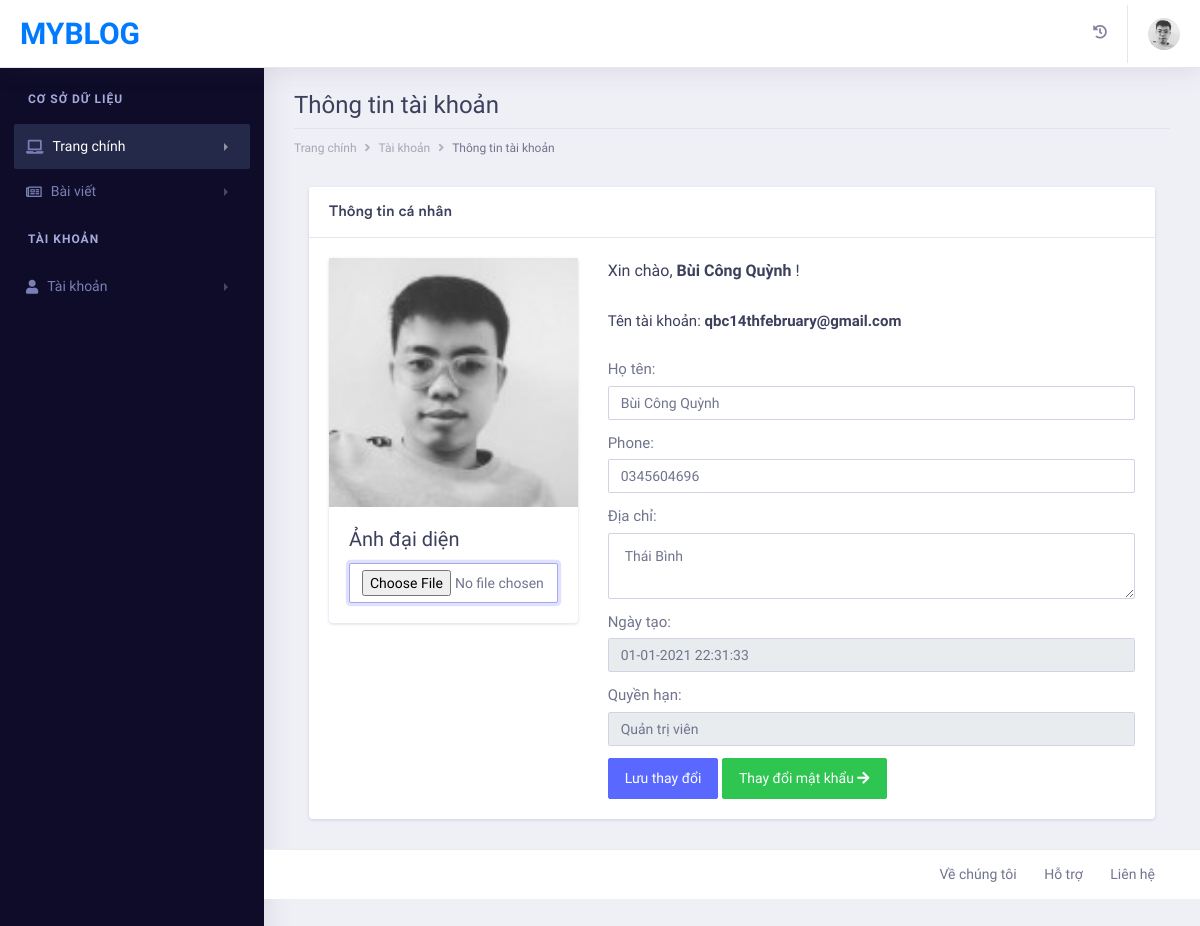
The page /admin/pages/account-info.php (signed in) on the database its author committed.
### tables this page shows
CREATE TABLE `account` (
  `id_acc` int(11) NOT NULL,
  `name` varchar(255) NOT NULL,
  `email` varchar(255) NOT NULL,
  `password` varchar(255) NOT NULL,
  `phone` varchar(50) NOT NULL,
  `address` varchar(255) NOT NULL,
  `image` varchar(255) NOT NULL,
  `date_create` datetime NOT NULL,
  `level` tinyint(1) NOT NULL
);

### admin/pages/account-info.php (the view, shortened to what this page needs)
<?php
    if(isset($_SESSION['user']) && isset($_SESSION['level']))
    {
        include('includes/header.php');
        include('includes/navbar.php');
        include('includes/left-sidebar.php');
        $level_check = $_SESSION['level'];
        $user = "SELECT * FROM account WHERE email = '$email'";
        $rs_user = mysqli_query($conn, $user);
        $row_user = mysqli_fetch_array($rs_user);
        $old_image = $row_user['image'];
?>
<body>
        <div class="dashboard-wrapper">
            <div class="dashboard-ecommerce">
                <div class="container-fluid dashboard-content " >
                    <div class="row">
                        <div class="col-xl-12 col-lg-12 col-md-12 col-sm-12 col-12">
                            <div class="page-header" >
                                <h2 class="pageheader-title" style="font-family: 'Roboto Condensed', sans-serif;">Thông tin tài khoản</h2>
                                <div class="page-breadcrumb">
                                    <nav aria-label="breadcrumb">
                                        <ol class="breadcrumb">
                                            <li class="breadcrumb-item"><a href="index.php" class="breadcrumb-link">Trang chính</a></li>
                                            <li class="breadcrumb-item"><a href="account.php" class="breadcrumb-link">Tài khoản</a></li>
                                            <li class="breadcrumb-item active" aria-current="page">Thông tin tài khoản</li>
                                        </ol>
                                    </nav>
                                </div>
                            </div>
                        </div>
                    </div>
                    <div class="ecommerce-widget">
                        <div class="col-xl-12 col-lg-12 col-md-6 col-sm-12 col-12">
                            <div class="card">
                                <h5 class="card-header">Thông tin cá nhân</h5>
                                <div class="card-body">
                                    <div class="row">
                                        <div class="col-lg-4 col-sm-12 col-xs-12">
                                            <form method="POST" enctype="multipart/form-data">
                                            <div class="card">
                                                <img class="img-fluid" src="public/images/avatars/<?php echo $old_image; ?>" alt="Card image cap">
                                                <div class="card-body">
                                                    <h3 class="card-title" style="font-family: 'Roboto Condensed', sans-serif;">Ảnh đại diện</h3>
                                                    <input type="file" name="image" class="form-control">
                                                </div>
                                            </div>
                                        </div>
                                        <div class="col-lg-8 col-sm-12 col-xs-12">
                                            <h4 class="mb-4" style="font-family: 'Roboto Condensed', sans-serif;">Xin chào, <strong> <?php echo $row_user['name']; ?> </strong>!</h4>
                                            <h5 class="mb-4" style="font-family: 'Roboto Condensed', sans-serif;">Tên tài khoản: <strong> <?php echo $row_user['email']; ?> </strong></h5>
                                                <div class="form-group">
                                                    <label>Họ tên:</label>
                                                    <input type="text" name="name" class="form-control" value="<?php echo $row_user['name']; ?>">
                                                </div>
                                                <div class="form-group">
                                                    <label>Phone:</label>
                                                    <input type="text" name="phone" class="form-control" value="<?php echo $row_user['phone']; ?>">
                                                </div>
                                                <div class="form-group">
                                                    <label>Địa chỉ:</label>
                                                    <textarea class="form-control" name="address"><?php echo $row_user['address']; ?></textarea>
                                                </div>
                                                <div class="form-group">
                                                    <label>Ngày tạo:</label>
                                                    <input type="text" name="date_create" class="form-control"
                                                    value="<?php
                                                        $date = date_create($row_user['date_create']);
                                                        echo date_format($date, "d-m-Y H:i:s");
                                                    ?>"
                                                    disabled>
                                                </div>
                                                <div class="form-group">
                                                    <label>Quyền hạn: </label>
                                                    <input type="text" name="level" class="form-control"
                                                    value="<?php if($level_check == 1)
                                                        {
                                                            echo 'Quản trị viên';
                                                        }
                                                        else
                                                        {
                                                            echo 'Nhân viên';
                                                        }
                                                    ?>" disabled>
                                                </div>
                                                <button type="submit" class="btn btn-primary" name="save">Lưu thay đổi</button>
                                                <a class="btn btn-success" href="change-password.php" role="button">Thay đổi mật khẩu <i class="fas fa-arrow-right"></i></a>
                                        </div>
                                    </div>
                                </div>
                            </div>
                        </div>
                    </div>
                </div>
            </div>
<?php
        include('includes/footer.php');
    }
    else
    {
        echo "<script> location.href='login.php'; </script>";
    }
?>

### admin/pages/includes/navbar.php (shortened to what this page needs)
<?php
    if(isset($_SESSION['user']) && isset($_SESSION['level']))
    {
        $email = $_SESSION['user'];
        $user = "SELECT image, name FROM account WHERE email = '$email'";
        $rs_user = mysqli_query($conn, $user);
        $row_user = mysqli_fetch_array($rs_user);
        $avatar = $row_user['image'];
    }
?>
    <div class="dashboard-main-wrapper">
        <div class="dashboard-header">
            <nav class="navbar navbar-expand-lg bg-white fixed-top">
                <a class="navbar-brand" href="index.php">MYBLOG</a>
                <div class="collapse navbar-collapse " id="navbarSupportedContent">
                    <ul class="navbar-nav ml-auto navbar-right-top">
                        <li class="nav-item dropdown notification">
                            <a class="nav-link nav-icons" href="#" id="navbarDropdownMenuLink1" data-toggle="dropdown" aria-haspopup="true" aria-expanded="false"><i class="fas fa-history"></i></a>
                        </li>
                        <li class="nav-item dropdown nav-user">
                            <a class="nav-link nav-user-img" href="#" id="navbarDropdownMenuLink2" data-toggle="dropdown" aria-haspopup="true" aria-expanded="false"><img src="public/images/avatars/<?php echo $avatar; ?>" alt="" class="user-avatar-md rounded-circle"></a>
                        </li>
                    </ul>
                </div>
            </nav>
        </div>

### admin/pages/includes/header.php (style rules this page uses)
body { font-family: 'Roboto Condensed', sans-serif; }

### rows shown on the page
account: image (picture), name "Bùi Công Quỳnh", email "qbc14thfebruary@gmail.com", phone "0345604696", address "Thái Bình", date_create "01-01-2021 22:31:33"
